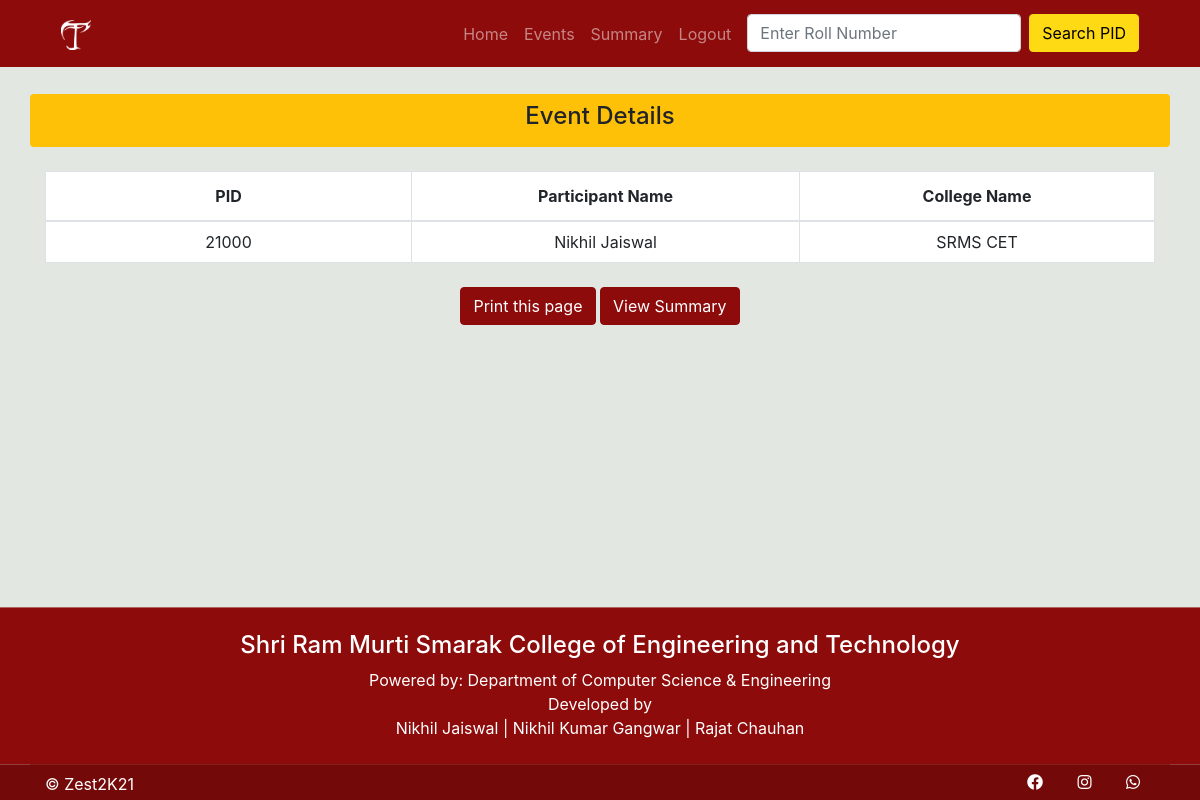
Page /zest/event_details/3/ (signed in) on the committed database.
### zest/models.py (models this page shows, shortened)
class Pid(models.Model):
    id = models.BigAutoField(auto_created=True, primary_key=True, serialize=False, verbose_name='ID')
    name = models.CharField(max_length=50, help_text='Enter Name', validators=[validate_name])
    college_name = CharField(choices=COLLEGE_CHOICES, max_length=100, help_text='Select College')
    roll_no = models.BigIntegerField(unique=True)
    batch = models.CharField(choices=BATCH_CHOICES, max_length=25, help_text='Select Batch')
    course = models.CharField(choices=COURSE_CHOICES, max_length=25, help_text='Select Course')
    branch = models.CharField(choices=BRANCH_CHOICES, max_length=50, help_text='Select Branch')
    gender = models.CharField(choices=GENDER_CHOICES, max_length=10, help_text='Select Gender')
    phone = models.BigIntegerField(help_text='Enter Mobile No',validators =[validate_phone])
    date_joined = models.DateTimeField(default=timezone.now)
    generated_by = models.ForeignKey(User, on_delete=models.PROTECT,related_name='gereted_pid')

### zest/views.py (the view)
# urls.py: path('event_details/<int:id>/', views.event_details, name='event_details'),
@login_required(login_url='/zest/login/')
def event_details(request,id):
  individual_event_obj =Individual_Event.objects.get(id=id)
  pids = individual_event_obj.pid.all()
  return render(request,'zest/event_details.html', {'pids': pids})

### zest/templates/zest/event_details.html
{% extends 'zest/base.html' %}
{% block content %}
<div class="container">
  <div class="row rounded mt-4 bg-warning">
    <div class="col-md-12 p-2 text-center">
      <h4>Event Details</h4>
    </div>
  </div>
  <div class="row mt-4">
    <div class="col-md-12">
      <table class="table table-bordered table-hover bg-white">
        <thead>
          <tr class="text-center">
            <th scope="col" style="width:33%">PID</th>
            <th scope="col" style="width:35%">Participant Name</th>
            <th scope="col" style="width:37%">College Name</th>
          </tr>
        </thead>
        <tbody>
          {% for pid in pids %}
          <tr>
            <td class="align-middle text-center p-2">{{pid.id}}</td>
            <td class="text-center align-middle p-2">{{pid.name}}</td>
            <td class="align-middle text-center p-2">{{pid.college_name}}</td>
          </tr>
          {% endfor %}
        </tbody>
      </table>
    </div>
  </div>
  <div class="row d-print-none">
    <div class="col-md-12 mt-2  text-center">
      <form>
        <input class="btn btn-color serach-btn " type="button" value="Print this page" onClick="window.print()">
        <a href="{% url 'event_summary' %}" class="btn btn-color serach-btn ">View Summary</a>
      </form>
    </div>
  </div>
</div>
{% endblock content %}

### zest/static/zest/css/style.css (style rules this page uses)
:root { --theme: #8d0b0b; --bgcolor: #126364; --yellow: #FEDA15; }
body { background: #E2E7E1; min-height: 100vh; }
.btn-color { color: #fff; background-color: var(--theme); border-color: var(--theme); }

### zest/templates/zest/base.html (style rules this page uses)
body { padding-top: 70px; }

### rows in the picture
Pid: id "21000", name "Nikhil Jaiswal", college_name "SRMS CET"
